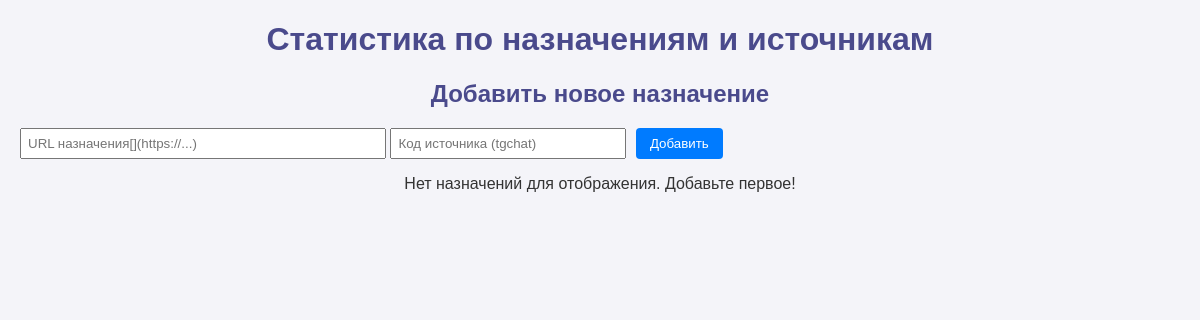
The app's page /url-stats/ (signed in), older data.
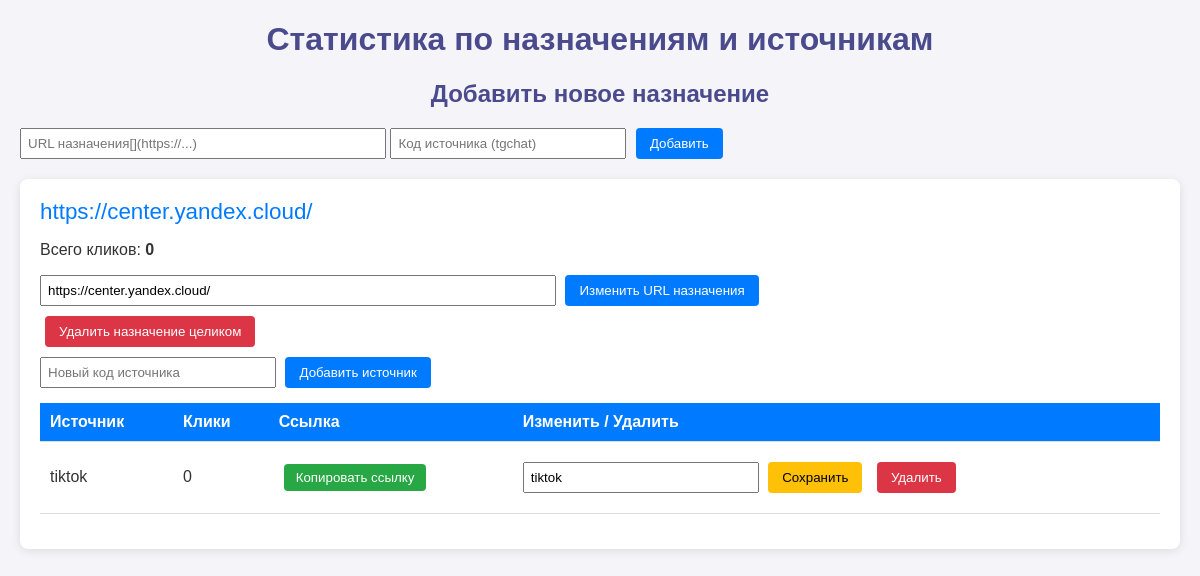
The same page, newer data.
### urlshorter/models.py (models this page shows, shortened)
class UrlShortener(models.Model):
    source = models.CharField(max_length=100, unique=True, help_text="Уникальный идентификатор (например, 'tgchat')")
    destination = models.URLField(help_text="Целевая ссылка (например, 'https://t.me/chat')")
    created_at = models.DateTimeField(auto_now_add=True)
    updated_at = models.DateTimeField(auto_now=True)

### urlshorter/views.py (the view, shortened to what this page needs)
# urls.py: path("url-stats/", show_stats, name="url-stats"),
@login_required
def show_stats(request):
    messages = []  # список кортежей ('success'/'error', текст)
    grouped = defaultdict(list)
    all_objs = UrlShortener.objects.annotate(click_count=Count('clicks')).order_by('destination', 'source')
    for obj in all_objs:
        grouped[obj.destination].append({
            'source': obj.source,
            'clicks': obj.click_count,
            'destination': obj.destination,  # для формы edit
        })
    stats = []
    for dest, sources_list in sorted(grouped.items()):  # сортировка по URL назначения
        total = sum(s['clicks'] for s in sources_list)
        stats.append({
            'destination': dest,
            'sources': sources_list,
            'total_clicks': total,
        })
    return render(request, 'url-stats.html', {
        'stats': stats,
        'messages': messages,
    })

### urlshorter/templates/url-stats.html (shortened to what this page needs)
<!DOCTYPE html>
<html lang="ru">
<head>
</head>
<body>
<div class="container">
    <h1>Статистика по назначениям и источникам</h1>
    <h2>Добавить новое назначение</h2>
    <form method="post">
        <input type="url" name="new_destination" placeholder="URL назначения[](https://...)" required style="width:350px;">
        <input type="text" name="new_source" placeholder="Код источника (tgchat)" required>
        <button type="submit" name="add_new_destination">Добавить</button>
    </form>
    {% for item in stats %}
    <div class="source-block">
        <div class="source-header">{{ item.destination }}</div>
        <p>Всего кликов: <strong>{{ item.total_clicks }}</strong></p>
        <form method="post">
            <input type="url" name="new_destination" value="{{ item.destination }}" required style="width:500px;">
            <button type="submit" name="edit_destination">Изменить URL назначения</button>
        </form>
        <form method="post" onsubmit="return confirm('Удалить назначение {{ item.destination }} и ВСЕ источники внутри? Это действие нельзя отменить!');">
            <button type="submit" name="delete_destination">Удалить назначение целиком</button>
        </form>
        <form method="post">
            <input type="text" name="new_source" placeholder="Новый код источника" required>
            <button type="submit" name="add_source">Добавить источник</button>
        </form>
        <table>
            <thead>
            <tr>
                <th>Источник</th>
                <th>Клики</th>
                <th>Ссылка</th>
                <th>Изменить / Удалить</th>
            </tr>
            </thead>
            <tbody>
            {% for src in item.sources %}
            <tr>
                <td>{{ src.source }}</td>
                <td>{{ src.clicks }}</td>
                <td>
                    <button class="copy-btn" data-source="{{ src.source }}">Копировать ссылку</button>
                </td>
                <td>
                    <form method="post" style="display: inline-block;">
                        <input type="text" name="new_source" value="{{ src.source }}" size="15">
                        <button type="submit" name="edit_source">Сохранить</button>
                    </form>
                    <form method="post" style="display: inline-block;" onsubmit="return confirm('Удалить источник {{ src.source }}?');">
                        <button type="submit" name="delete_source">Удалить</button>
                    </form>
                </td>
            </tr>
            {% empty %}
            <tr><td colspan="4">Источников нет (странно, но бывает)</td></tr>
            {% endfor %}
            </tbody>
        </table>
    </div>
    {% empty %}
    <p style="text-align:center;">Нет назначений для отображения. Добавьте первое!</p>
    {% endfor %}
</div>
</body>
</html>

Row changes from the older to the newer data that the page shows:
added UrlShortener: destination "https://center.yandex.cloud/", new_destination "https://center.yandex.cloud/", source "tiktok", new_source "tiktok"
Text that changed along with them:
new list line: "Всего кликов: 0 Изменить URL назначения Удалить назначение целиком  Добавить источник Источник Клики Ссылка Изменить / Удалить 0 Копировать ссылку Сохранить Удалить"
text no longer shown: "Нет назначений для отображения. Добавьте первое!"
